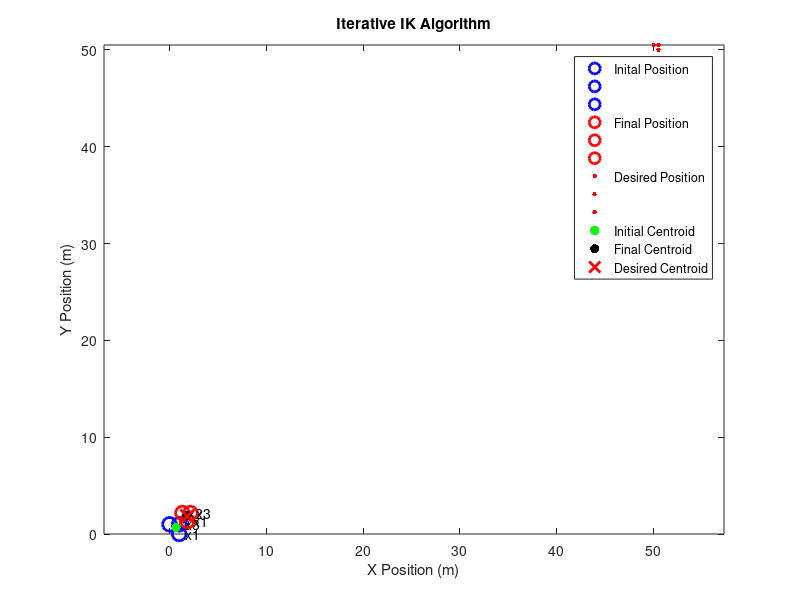

Write the MATLAB code that produced this figure.
clc;
clear all;
close all;

%% Data

ik = 'postural'; % 'centroid' or 'postural'

x1 = [1 0];
x2 = [0 1];
x3 = [1 1];

x1i = x1;
x2i = x2;
x3i = x3;

x = [x1;x2;x3];
w = 10e-7;
gamma = 10e-3;

target = [3 3];
target_x = [100 100];

centroid = sum(x)/3;
centroid_i = centroid;
centroid_d = centroid + 0.5*(target - centroid);

x1_d = x1 + 0.5*(target_x - x1);
x2_d = x2 + 0.5*(target_x - x2);
x3_d = x3 + 0.5*(target_x - x3);

J = [1/3 1/3 1/3 0 0 0;
    0 0 0 1/3 1/3 1/3];
J_bar = [J;w*eye(6)];

e_c = [centroid_d - centroid]';
e_x = [[x1_d - x1]';
    [x2_d - x2]';
    [x3_d - x3]'];
e = [e_c;e_x];

% %% Iterative IK algorithm
% while norm(J'*e_c)^2 >= 0.01
%   alpha = 1;
%   delta_x = inv(J'*J + w^2*eye(6))*J'*e_c;
%   delta_x = reshape(delta_x,2,3)';
%   x_test = x + alpha*delta_x;
%   centroid = sum(x_test)/4;
%   e_test = [centroid_d - centroid]';
%   red_err = norm(e_c) - norm(e_test);
%   while red_err <= gamma*alpha*norm(e_c)
%     alpha = alpha/2;
%     x_test = x + alpha*delta_x;
%     centroid = sum(x_test)/4;
%     e_test = [centroid_d - centroid]';
%     red_err = norm(e_c) - norm(e_test);
%   end
%   x = x_test;
%   e_c = e_test;
% end

%% Iterative IK algorithm with postural task
while norm(e_c)^2 >= 0.01
  alpha = 1;
  delta_x = inv(J'*J + w^2*eye(6))*(J'*e_c + w^2*e_x);
  delta_x = reshape(delta_x,2,3)';
  x_test = x + alpha*delta_x;
  centroid = sum(x_test)/3;
  e_c_test = [centroid_d - centroid]';
  e_x_test = [[x1_d - x_test(1,:)]';
    [x2_d - x_test(2,:)]';
    [x3_d - x_test(3,:)]'];
  e_test = [e_c_test;e_x_test];
  red_err = norm(e) - norm(e_test);
  while red_err <= gamma*alpha*norm(e)
    alpha = alpha/2;
    x_test = x + alpha*delta_x;
    centroid = sum(x_test)/3;
    e_c_test = [centroid_d - centroid]';
    e_x_test = [[x1_d - x_test(1,:)]';
    [x2_d - x_test(2,:)]';
    [x3_d - x_test(3,:)]'];
    e_test = [e_c_test;e_x_test];
    red_err = norm(e) - norm(e_test);
  end
  x = x_test;
  e = e_test;
  e_c = [centroid_d - centroid]';
  e_x = [[x1_d - x(1)]';
    [x2_d - x(2)]';
    [x3_d - x(3)]'];
  J_bar = [J;w*eye(6)];
end

%% Plotting
figure(1)
plot(x1i(1),x1i(2),'bo','MarkerSize',10,'LineWidth',2)
text(x1i(1),x1i(2),'  x1')
hold on
plot(x2i(1),x2i(2),'bo','MarkerSize',10,'LineWidth',2)
text(x2i(1),x2i(2),'  x2')
plot(x3i(1),x3i(2),'bo','MarkerSize',10,'LineWidth',2)
text(x3i(1),x3i(2),'  x3')
plot(x(1,1),x(1,2),'ro','MarkerSize',10,'LineWidth',2)
text(x(1,1),x(1,2),'  x1')
plot(x(2,1),x(2,2),'ro','MarkerSize',10,'LineWidth',2)
text(x(2,1),x(2,2),'  x2')
plot(x(3,1),x(3,2),'ro','MarkerSize',10,'LineWidth',2)
text(x(3,1),x(3,2),'  x3')
if strcmp(ik, 'postural')
  plot(x1_d(1),x1_d(2),'r.','MarkerSize',10,'LineWidth',2)
  plot(x2_d(1),x2_d(2),'r.','MarkerSize',10,'LineWidth',2)
  plot(x3_d(1),x3_d(2),'r.','MarkerSize',10,'LineWidth',2)
end
plot(centroid_i(1),centroid_i(2),'g.','MarkerSize',20,'LineWidth',2)
plot(centroid(1),centroid(2),'k.','MarkerSize',20,'LineWidth',2)
plot(centroid_d(1),centroid_d(2),'rx','MarkerSize',10,'LineWidth',2)
legend('Inital Position','','','Final Position','','','Desired Position','','','Initial Centroid','Final Centroid','Desired Centroid','Location','Best')
xlabel('X Position (m)')
ylabel('Y Position (m)')
title('Iterative IK Algorithm')
% xlim([-5 5])
% ylim([-5 5])
axis equal
